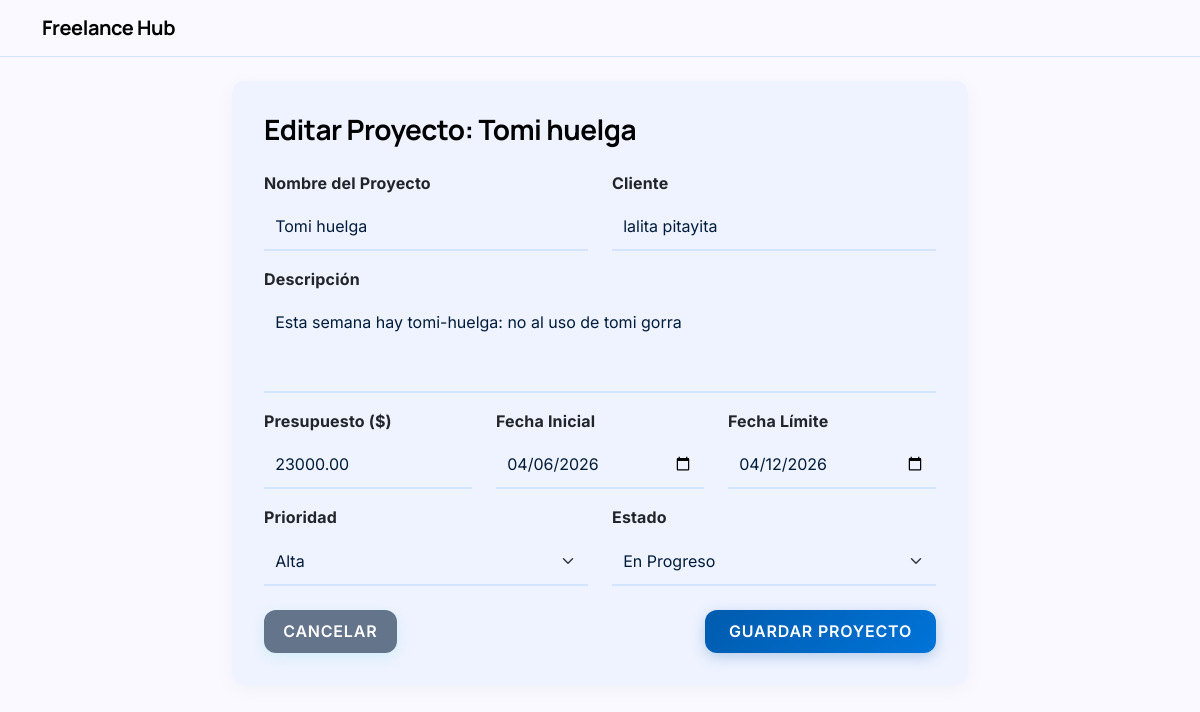
Page /proyectos/editar/1/ on the earlier database version.
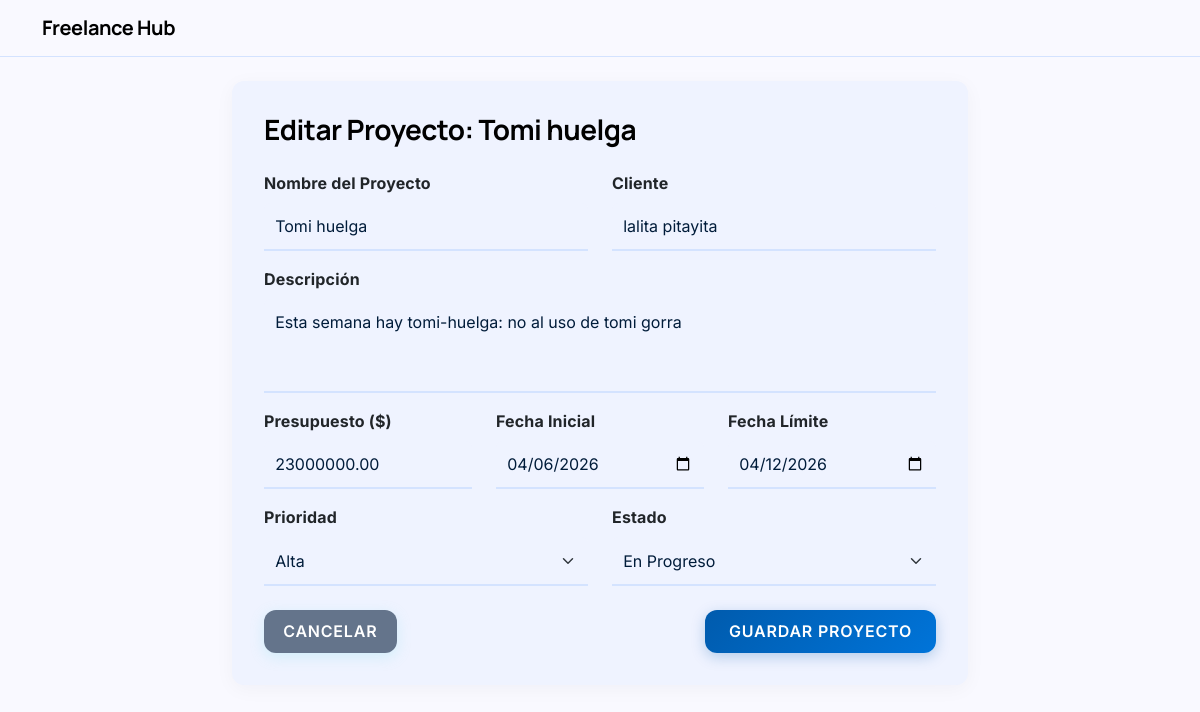
Same page on the later database version.
### freelance_hub/models.py (models this page shows, shortened)
class Proyecto(models.Model):
    PRIORIDAD_CHOICES = [
        ('Baja', 'Baja'),
        ('Media', 'Media'),
        ('Alta', 'Alta'),
    ]
    ESTADO_CHOICES = [
        ('Pendiente', 'Pendiente'),
        ('En Progreso', 'En Progreso'),
        ('Completado', 'Completado'),
    ]
    id = models.AutoField(primary_key=True)
    created_at = models.DateTimeField(auto_now_add=True)
    updated_at = models.DateTimeField(auto_now=True)
    nombre = models.CharField(max_length=200)
    cliente = models.CharField(max_length=200)
    descripcion = models.TextField()
    presupuesto = models.DecimalField(max_digits=10, decimal_places=2)
    fecha_inicio = models.DateField()
    fecha_limite = models.DateField()
    prioridad = models.CharField(max_length=50, choices=PRIORIDAD_CHOICES, default='Media')
    estado = models.CharField(max_length=50, choices=ESTADO_CHOICES, default='Pendiente')

### freelance_hub/views.py (the view)
# urls.py: path('proyectos/editar/<int:pk>/', views.editar_proyecto, name='editar_proyecto'),
def editar_proyecto(request, pk):
    proyecto = get_object_or_404(Proyecto, pk=pk)
    if request.method == 'POST':
        form = FormularioProyecto(request.POST, instance=proyecto)
        if form.is_valid():
            form.save()
            return redirect('freelance_hub:lista_proyectos')
    else:
        form = FormularioProyecto(instance=proyecto)
    return render(request, 'freelance_hub/crear_proyecto.html', {'form': form, 'es_edicion': True, 'proyecto': proyecto})

### freelance_hub/forms.py (shortened to what this page needs)
class FormularioProyecto(forms.ModelForm):
    class Meta:
        model = Proyecto
        fields = '__all__'
        widgets = {
            'nombre': forms.TextInput(attrs={'class': 'form-control'}),
            'cliente': forms.TextInput(attrs={'class': 'form-control'}),
            'descripcion': forms.Textarea(attrs={'class': 'form-control', 'rows': 3}),
            'presupuesto': forms.TextInput(attrs={
                'class': 'form-control',
                'pattern': '[0-9\.]+',
                'title': 'Ingrese un valor numérico válido, mayor o igual a cero',
                'inputmode': 'decimal'
            }),
            'fecha_inicio': forms.DateInput(format='%Y-%m-%d', attrs={'class': 'form-control', 'type': 'date'}),
            'fecha_limite': forms.DateInput(format='%Y-%m-%d', attrs={'class': 'form-control', 'type': 'date'}),
            'prioridad': forms.Select(attrs={'class': 'form-select'}),
            'estado': forms.Select(attrs={'class': 'form-select'}),
        }

### freelance_hub/templates/freelance_hub/crear_proyecto.html (shortened to what this page needs)
{% extends 'freelance_hub/base.html' %}
{% block content %}
<div class="row justify-content-center">
    <div class="col-md-8">
        <div class="card p-3">
            <div class="card-body">
                <h3 class="mb-4">{% if es_edicion %}Editar Proyecto: {{ proyecto.nombre }}{% else %}Registrar Nuevo Proyecto{% endif %}</h3>
                <form method="post">
                    <div class="row mb-3">
                        <div class="col-md-6 form-group">
                            <label class="form-label fw-bold">Nombre del Proyecto</label>
                            {{ form.nombre }}
                        </div>
                        <div class="col-md-6 form-group">
                            <label class="form-label fw-bold">Cliente</label>
                            {{ form.cliente }}
                        </div>
                    </div>
                    <div class="mb-3 form-group">
                        <label class="form-label fw-bold">Descripción</label>
                        {{ form.descripcion }}
                    </div>
                    <div class="row mb-3">
                        <div class="col-md-4 form-group">
                            <label class="form-label fw-bold">Presupuesto ($)</label>
                            {{ form.presupuesto }}
                        </div>
                        <div class="col-md-4 form-group">
                            <label class="form-label fw-bold">Fecha Inicial</label>
                            {{ form.fecha_inicio }}
                        </div>
                        <div class="col-md-4 form-group">
                            <label class="form-label fw-bold">Fecha Límite</label>
                            {{ form.fecha_limite }}
                        </div>
                    </div>
                    <div class="row mb-4">
                        <div class="col-md-6 form-group">
                            <label class="form-label fw-bold">Prioridad</label>
                            {{ form.prioridad }}
                        </div>
                        <div class="col-md-6 form-group">
                            <label class="form-label fw-bold">Estado</label>
                            {{ form.estado }}
                        </div>
                    </div>
                    <div class="d-flex justify-content-between mt-4">
                        <a href="{% url 'freelance_hub:lista_proyectos' %}" class="btn btn-secundary text-white" style="background-color: #64748b !important;">Cancelar</a>
                        <button type="submit" class="btn btn-primary px-4">Guardar Proyecto</button>
                    </div>
                </form>
            </div>
        </div>
    </div>
</div>
{% endblock %}

Differences in the rows shown:
changed Proyecto "Tomi huelga": presupuesto "23000.00" → "23000000.00"
